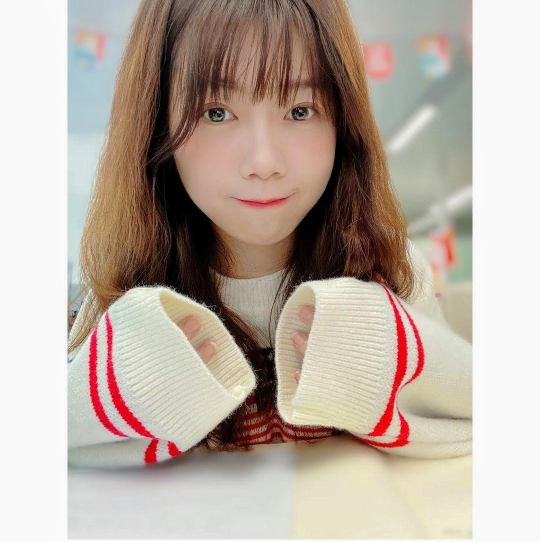
#> input picture Hanne.jpg, 1080 x 1083 px (shown at 1/2 size)
$ jupyter execute Stippling1.ipynb
#> lines starting #> are read from the running program, lines starting #| are printed output that depends on the picture
[cell 1]
import numpy as np
import sklearn
import matplotlib
import matplotlib.pyplot as plt
import cv2

[cell 2]
def show_(img, h=10):  # show the image
    img = img.copy()
    img[img > 255] = 255
    img[img < 0] = 0
    img = img.astype(np.uint8)
    w = h
    plt.figure(figsize=(w, h))
    if img.ndim == 3:  # color image
        img = cv2.cvtColor(img, cv2.COLOR_BGR2RGB)  # OpenCV 的色彩空間 BRG
        plt.imshow(img, vmin=0, vmax=255)
    else:  # gray image
        plt.imshow(img, cmap='gray', vmin=0, vmax=255)
    plt.xticks([]), plt.yticks([])
    plt.show()

[cell 3]
img = cv2.imread('Hanne.jpg', 0)
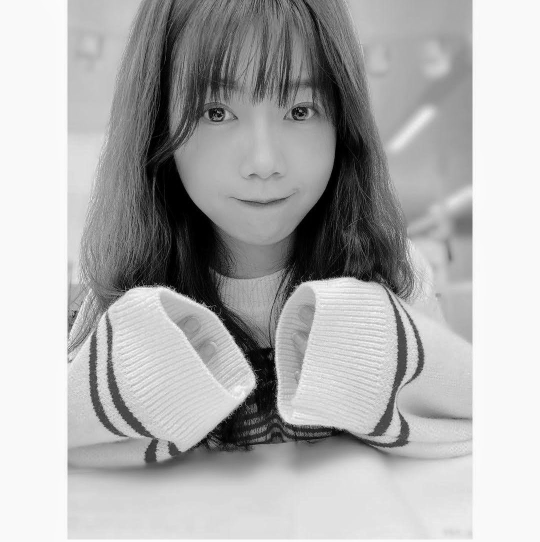
#> img: shape (1083, 1080) (shown at 1/2 size); min 0, max 255, mean 176.3
show_(img, 5)

[cell 4]
ind = np.arange(img.size)
y = ind // img.shape[1]
x = ind % img.shape[1]
coor = np.vstack((y, x)).T

[cell 5]
p = (~img).flatten()
p = p / p.sum()
his = np.random.choice(np.arange(img.size), 1500000, p=p)
data = coor[his].T
data = data + np.random.uniform(size=data.shape)

[cell 6]
plt.figure(figsize=(16, 16))
plt.plot(data[1], -data[0], 'ko', ms=0.1)
plt.box(0)
plt.xticks([])
plt.yticks([])
# plt.savefig('res1.jpg', dpi=400)
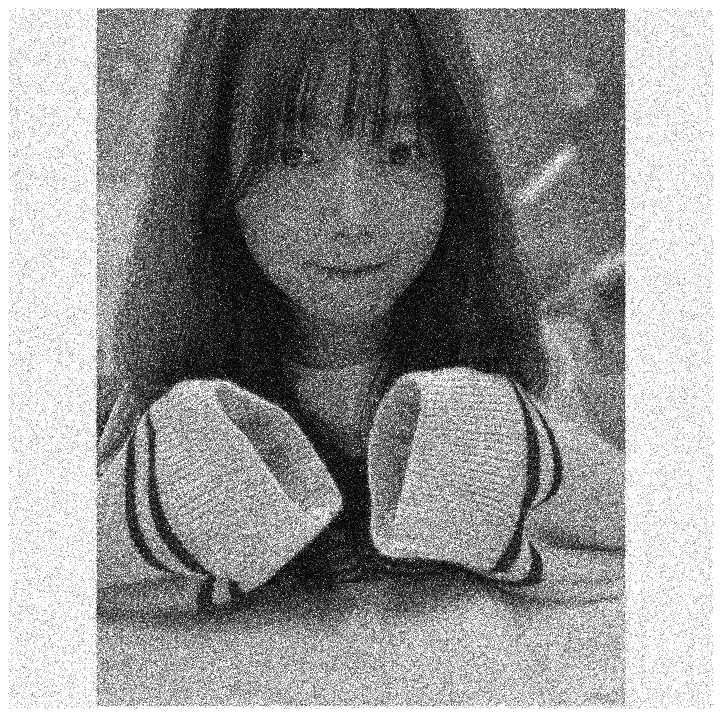
#> figure drawn by matplotlib, 1 panel

$ run again, with boots.jpg copied over Hanne.jpg
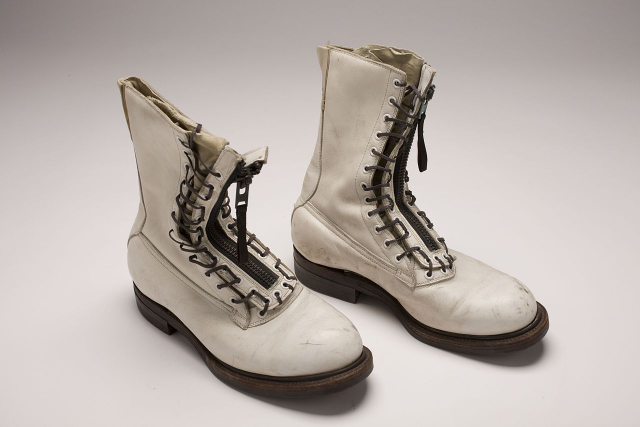
#> input picture boots.jpg, 1280 x 853 px (shown at 1/2 size)
#> `[cell 6] plt.figure(figsize=(16, 16)) plt.plot(data[1], -data[0], 'ko'..`:
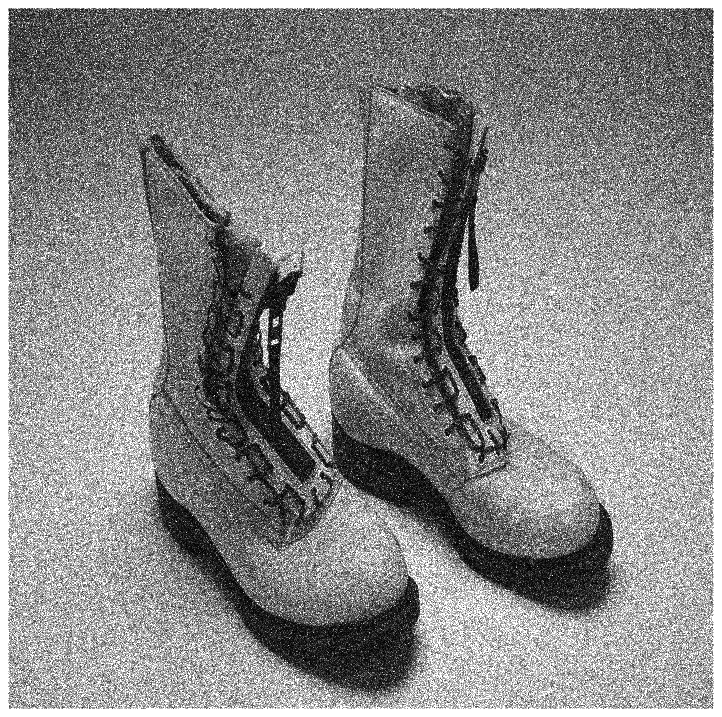
#> figure drawn by matplotlib, 1 panel
